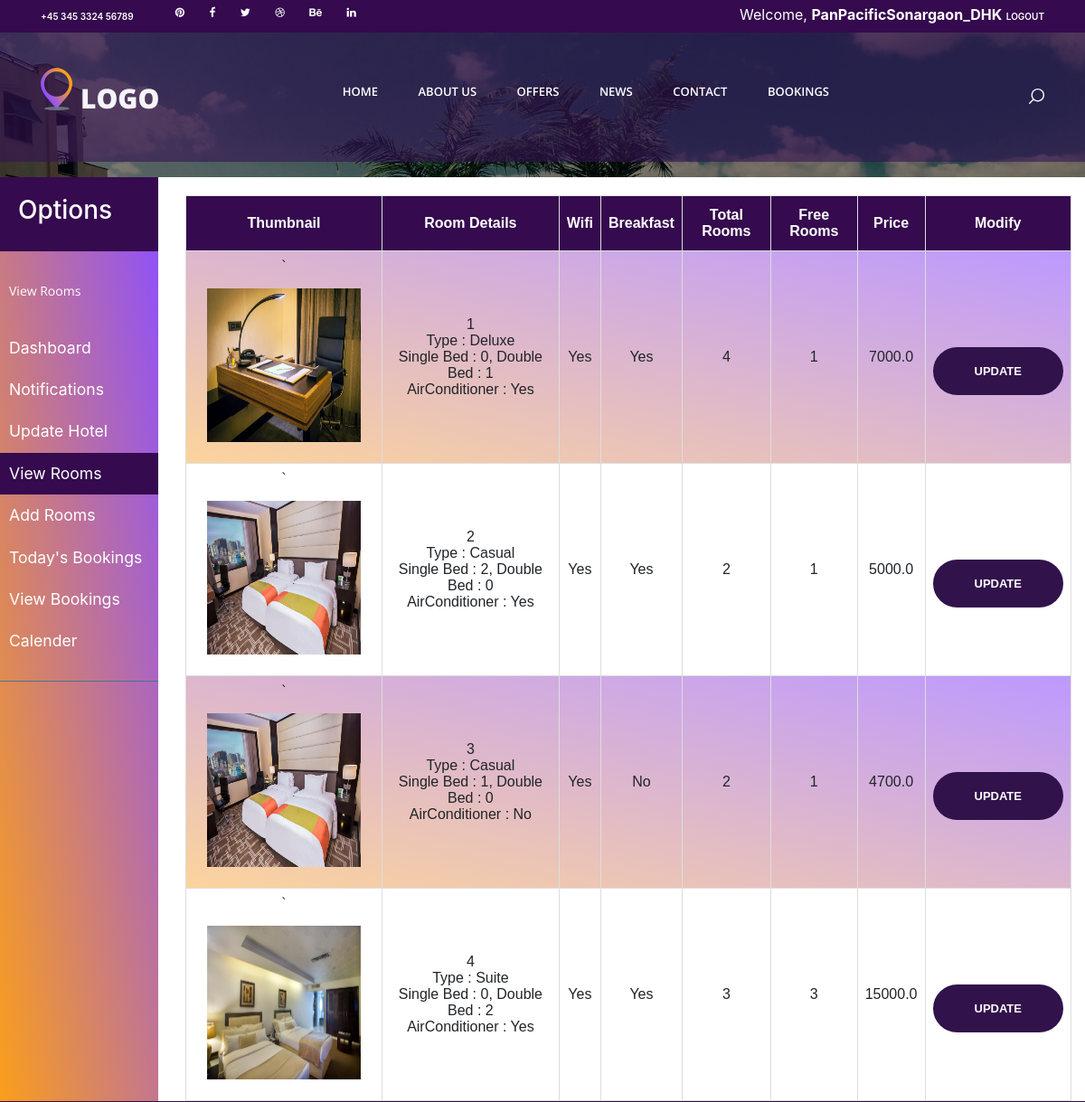
Before: /adminHotelRooms (signed in, upper part) with the older database file.
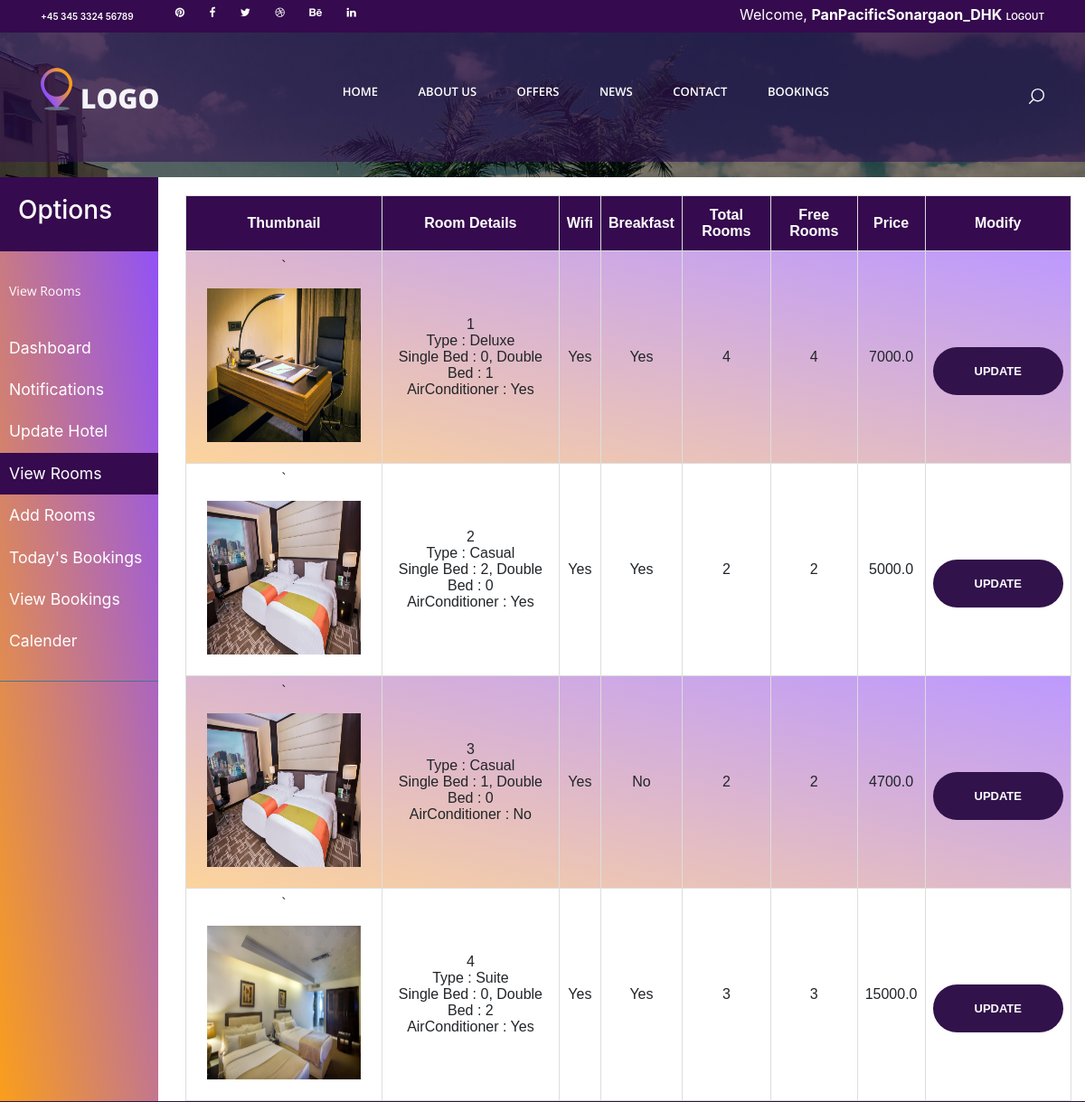
After: the same page with the newer database file.
### database/models.py (models this page shows, shortened)
class Hotel_Room(models.Model):
    Hotel = models.ForeignKey(Hotel, on_delete=models.CASCADE)
    Room = models.ForeignKey(Room, on_delete=models.CASCADE)
    Price = models.FloatField()
    Complimentary_Breakfast = models.BooleanField()
    Wifi = models.BooleanField()
    TotalRoomCount = models.IntegerField(default=2)
    FreeRoomCount = models.IntegerField(default=2)
    Cancellation_Policy = models.ForeignKey(Cancellation_Policy, on_delete=models.CASCADE, default=1)

class Room(models.Model):
    SingleBedCount = models.IntegerField()
    DoubleBedCount = models.IntegerField()
    RoomType = models.CharField(max_length=100)
    AirConditioner = models.BooleanField()

### adminpanel/views.py (the view)
# urls.py: path('adminHotelRooms', views.hoteladminrooms, name='hotelAdminRooms'),
def hoteladminrooms(request):
    rooms = Hotel_Room.objects.all().filter(Hotel=Hotel.objects.get(CompanyAdmin=request.user.id))
    return render(request, "adminpanel/hotelAdminRooms.html", {'rooms': rooms})

### HotelFlight/templates/adminpanel/hotelAdminRooms.html (shortened to what the changed rows need)
{% extends "search/base.html" %}
{% load static %}
{% load url_replace %}
{% load url_get %}
{% load widget_tweaks %}
{% block css %}
    <link rel="stylesheet" type="text/css" href="{% static 'search/styles/bootstrap4/bootstrap.min.css' %}">
    <link href="{% static 'search/plugins/font-awesome-4.7.0/css/font-awesome.min.css' %}" rel="stylesheet"
          type="text/css">
    <link rel="stylesheet" type="text/css" href="{% static 'search/styles/search.css' %}">
    <link rel="stylesheet" type="text/css" href="{% static 'search/styles/single_listing_styles.css' %}">
    <link rel="stylesheet" type="text/css" href="{% static 'search/styles/responsive.css' %}">
    <link rel="stylesheet" type="text/css" href="{% static 'gijgo/js/gijgo.min.css' %}">
    <link rel="stylesheet" type="text/css" href="{% static 'adminpanel/sidebar.css' %}">
    <link rel="stylesheet" href="https://maxcdn.bootstrapcdn.com/bootstrap/4.0.0/css/bootstrap.min.css"
>
{% endblock css %}
{% block content %}
    <div class="offers">
        <div class="">
            <div class="row">
                <div class="col-lg-10" style="padding-right: 30px;">
                    <div class="rooms" style="margin-top: 20px;">
                        <table id="roomstable" width="100%">
                            <tr align="center">
                                <th width="20%">
                                    Thumbnail
                                </th>
                                <th width="20%">
                                    Room Details
                                </th>
                                <th>
                                    Wifi
                                </th>
                                <th>
                                    Breakfast
                                </th>
                                <th>
                                    Total Rooms
                                </th>
                                <th>
                                    Free Rooms
                                </th>
                                <th>
                                    Price
                                </th>
                                <th>
                                    Modify
                                </th>
                            </tr>
                            {% for room in rooms %}
                                <tr align="center">
                                    <td>
                                        {% with request.user.id|stringformat:"i" as ID and room.Room.id|stringformat:"i" as rID %}
                                            `
                                            <img src="{% static 'media/user_'|add:ID|add:'/room_'|add:rID|add:'/0.jpg' %}"
                                                 alt="" width="200px" height="200px" style="padding: 15px;">
                                        {% endwith %}
                                    </td>
                                    <td>
                                        {{ room.Room.id }}
                                        <br>
                                        Type : {{ room.Room.RoomType }}
                                        <br>
                                        Single Bed : {{ room.Room.SingleBedCount }},
                                        Double Bed : {{ room.Room.DoubleBedCount }}
                                        <br>
                                        AirConditioner :    {% if room.Room.AirConditioner %}
                                        Yes
                                    {% else %}
                                        No
                                    {% endif %}
                                    </td>
                                    <td>
                                        {% if room.Wifi %}
                                            Yes
                                        {% else %}
                                            No
                                        {% endif %}
                                    </td>
                                    <td>
                                        {% if room.Complimentary_Breakfast %}
                                            Yes
                                        {% else %}
                                            No
                                        {% endif %}
                                    </td>
                                    <td>
                                        {{ room.TotalRoomCount }}
                                    </td>
                                    <td>
                                        {{ room.FreeRoomCount }}
                                    </td>
                                    <td>
                                        {{ room.Price }}
                                    </td>
                                    <td>
                                        <a href="{% url 'hotelAdminRoomSingle' %}?roomID={{ room.Room.id }}"
                                        <button class="button search_button" style="margin: 0px;">Update</button>
                                        </a>
                                    </td>
                                </tr>
                            {% endfor %}
                        </table>
                    </div>
                </div>
            </div>
        </div>
    </div>
    </div>
{% endblock content %}

Changed rows visible on the page:
changed Hotel_Room "Deluxe": FreeRoomCount "1" → "4"
changed Hotel_Room (number 2 of 4 on the later page): FreeRoomCount "1" → "2"
changed Hotel_Room (number 3 of 4 on the later page): FreeRoomCount "1" → "2"
